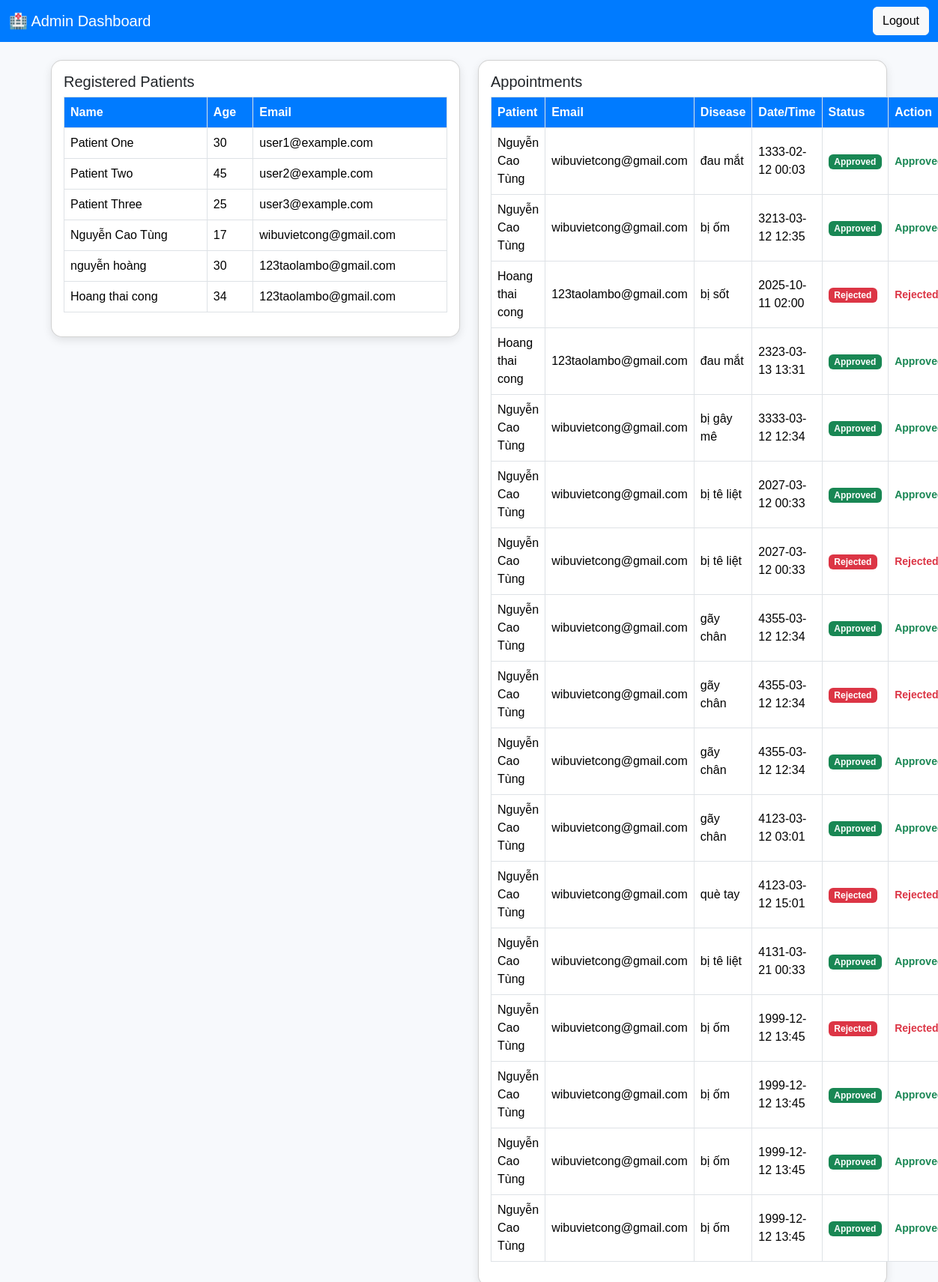
The page /admin (signed in) on the database its author committed.
### tables this page shows
CREATE TABLE users (
            id INTEGER PRIMARY KEY AUTOINCREMENT,
            username TEXT UNIQUE NOT NULL,
            password TEXT NOT NULL,
            role TEXT NOT NULL,
            name TEXT,
            age INTEGER,
            email TEXT NOT NULL
        );

CREATE TABLE appointments (
            id INTEGER PRIMARY KEY AUTOINCREMENT,
            user_id INTEGER NOT NULL,
            disease TEXT NOT NULL,
            datetime TEXT NOT NULL,
            status TEXT DEFAULT 'pending',
            image_path TEXT,
            FOREIGN KEY(user_id) REFERENCES users(id)
        );

### app.py (the view)
@app.route('/admin')
@login_required
def admin_dashboard():
    if current_user.role != 'admin':
        return redirect(url_for('user_dashboard'))
    conn = sqlite3.connect(DB_NAME)
    c = conn.cursor()
    c.execute("SELECT name, age, email FROM users WHERE role = 'user'")
    patients = c.fetchall()
    c.execute('''SELECT a.id, u.name, u.email, a.disease, a.datetime, a.status, a.image_path
                 FROM appointments a JOIN users u ON a.user_id = u.id''')
    appointments = c.fetchall()
    conn.close()
    return render_template('admin.html', patients=patients, appointments=appointments)

### app.py (called while the page is built)
@login_manager.user_loader
def load_user(user_id):
    conn = sqlite3.connect(DB_NAME)
    c = conn.cursor()
    c.execute("SELECT * FROM users WHERE id = ?", (user_id,))
    row = c.fetchone()
    conn.close()
    if row:
        return User(row[0], row[1], row[3], row[4], row[5], row[6])
    return None

### templates/admin.html (shortened to what this page needs)
<!DOCTYPE html>
<html lang="en">
<head>
  <link href="https://cdn.jsdelivr.net/npm/bootstrap@5.3.3/dist/css/bootstrap.min.css" rel="stylesheet">
</head>
<body>
  <nav class="navbar navbar-expand-lg">
    <div class="container-fluid">
      <a class="navbar-brand" href="#">🏥 Admin Dashboard</a>
      <div class="ms-auto">
        <a href="{{ url_for('logout') }}" class="btn btn-light">Logout</a>
      </div>
    </div>
  </nav>
  <div class="container mt-4">
    <div class="row">
      <div class="col-md-6">
        <div class="card p-3 mb-4">
          <h5>Registered Patients</h5>
          <table class="table table-bordered">
            <thead>
              <tr>
                <th>Name</th>
                <th>Age</th>
                <th>Email</th>
              </tr>
            </thead>
            <tbody>
              {% for p in patients %}
              <tr>
                <td>{{ p[0] }}</td>
                <td>{{ p[1] }}</td>
                <td>{{ p[2] }}</td>
              </tr>
              {% endfor %}
            </tbody>
          </table>
        </div>
      </div>
      <div class="col-md-6">
        <div class="card p-3 mb-4">
          <h5>Appointments</h5>
          <table class="table table-bordered align-middle">
            <thead>
              <tr>
                <th>Patient</th>
                <th>Email</th>
                <th>Disease</th>
                <th>Date/Time</th>
                <th>Status</th>
                <th>Action</th>
              </tr>
            </thead>
            <tbody>
              {% for a in appointments %}
              <tr>
                <td>{{ a[1] }}</td>
                <td>{{ a[2] }}</td>
                <td>{{ a[3] }}</td>
                <td>{{ a[4] }}</td>
                <td>
                  {% if a[5] == 'approved' %}
                    <span class="badge bg-success">Approved</span>
                  {% elif a[5] == 'rejected' %}
                    <span class="badge bg-danger">Rejected</span>
                  {% else %}
                    <span class="badge bg-secondary">Pending</span>
                  {% endif %}
                </td>
                <td>
                  {% if a[5] == 'pending' %}
                    <form method="POST" action="{{ url_for('update_status', appt_id=a[0], status='approved') }}" style="display:inline;">
                      <button class="btn btn-sm btn-success">Approve</button>
                    </form>
                    <form method="POST" action="{{ url_for('update_status', appt_id=a[0], status='rejected') }}" style="display:inline;">
                      <button class="btn btn-sm btn-danger">Reject</button>
                    </form>
                  {% elif a[5] == 'approved' %}
                    <small class="text-success fw-bold">Approved</small>
                  {% elif a[5] == 'rejected' %}
                    <small class="text-danger fw-bold">Rejected</small>
                  {% endif %}
                </td>
              </tr>
              {% endfor %}
            </tbody>
          </table>
        </div>
      </div>
    </div>
  </div>
</body>
</html>

### templates/admin.html (style rules this page uses)
body { background: #f7f9fc; font-family: 'Poppins', sans-serif; }
.navbar { background-color: #007bff !important; }
.navbar-brand, .nav-link { color: white !important; }
.table th { background-color: #007bff; color: white; }
.card { border-radius: 15px; box-shadow: 0 4px 12px rgba(0,0,0,0.1); }

### rows shown on the page
users: name "Patient One", age "30", email "user1@example.com"
users: name "Patient Two", age "45", email "user2@example.com"
users: name "Patient Three", age "25", email "user3@example.com"
users: name "Nguyễn Cao Tùng", age "17", email "wibuvietcong@gmail.com"
users: name "nguyễn hoàng", age "30", email "123taolambo@gmail.com"
users: name "Hoang thai cong", age "34", email "123taolambo@gmail.com"
appointments: name "Nguyễn Cao Tùng", email "wibuvietcong@gmail.com", disease "đau mắt", datetime "1333-02-12 00:03", status "Approved"
appointments: name "Nguyễn Cao Tùng", email "wibuvietcong@gmail.com", disease "bị ốm", datetime "3213-03-12 12:35", status "Approved"
appointments: name "Hoang thai cong", email "123taolambo@gmail.com", disease "bị sốt", datetime "2025-10-11 02:00", status "Rejected"
appointments: name "Hoang thai cong", email "123taolambo@gmail.com", disease "đau mắt", datetime "2323-03-13 13:31", status "Approved"
appointments: name "Nguyễn Cao Tùng", email "wibuvietcong@gmail.com", disease "bị gây mê", datetime "3333-03-12 12:34", status "Approved"
appointments: name "Nguyễn Cao Tùng", email "wibuvietcong@gmail.com", disease "bị tê liệt", datetime "2027-03-12 00:33", status "Approved"
appointments: name "Nguyễn Cao Tùng", email "wibuvietcong@gmail.com", disease "bị tê liệt", datetime "2027-03-12 00:33", status "Rejected"
appointments: name "Nguyễn Cao Tùng", email "wibuvietcong@gmail.com", disease "gãy chân", datetime "4355-03-12 12:34", status "Approved"
appointments: name "Nguyễn Cao Tùng", email "wibuvietcong@gmail.com", disease "gãy chân", datetime "4355-03-12 12:34", status "Rejected"
appointments: name "Nguyễn Cao Tùng", email "wibuvietcong@gmail.com", disease "gãy chân", datetime "4355-03-12 12:34", status "Approved"
appointments: name "Nguyễn Cao Tùng", email "wibuvietcong@gmail.com", disease "gãy chân", datetime "4123-03-12 03:01", status "Approved"
appointments: name "Nguyễn Cao Tùng", email "wibuvietcong@gmail.com", disease "què tay", datetime "4123-03-12 15:01", status "Rejected"
appointments: name "Nguyễn Cao Tùng", email "wibuvietcong@gmail.com", disease "bị tê liệt", datetime "4131-03-21 00:33", status "Approved"
appointments: name "Nguyễn Cao Tùng", email "wibuvietcong@gmail.com", disease "bị ốm", datetime "1999-12-12 13:45", status "Rejected"
appointments: name "Nguyễn Cao Tùng", email "wibuvietcong@gmail.com", disease "bị ốm", datetime "1999-12-12 13:45", status "Approved"
appointments: name "Nguyễn Cao Tùng", email "wibuvietcong@gmail.com", disease "bị ốm", datetime "1999-12-12 13:45", status "Approved"
appointments: name "Nguyễn Cao Tùng", email "wibuvietcong@gmail.com", disease "bị ốm", datetime "1999-12-12 13:45", status "Approved"
